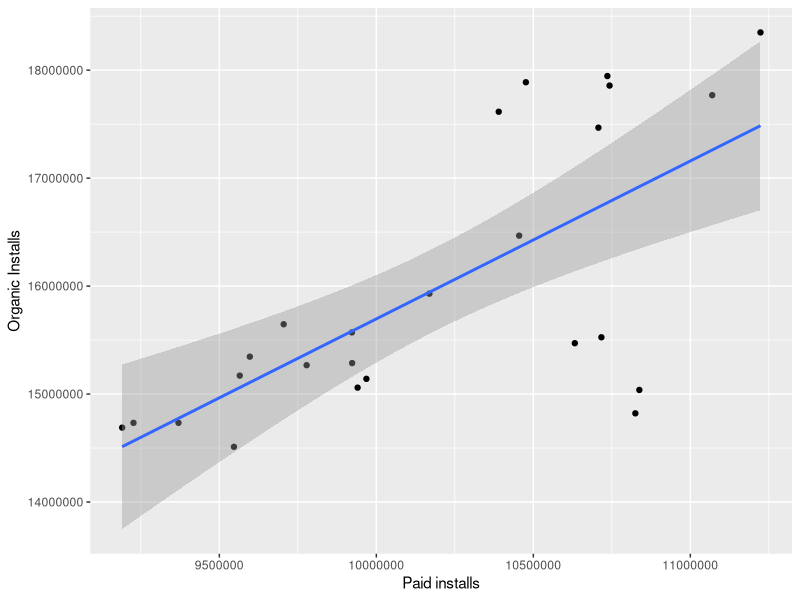

Here is the R script that generated this plot:
## ---- chunk 1
# clear our global environment
rm(list=ls())

# effectively prevent scientific notation e.g e+04
options(scipen = 999)
## ---- chunk 2
# Read in the data
data <- read.csv("data2.csv", header=TRUE)

# Feature construction
data$total <- data$paid + data$organic

# Examine if there is a fairly linear relationship between paid and organic
library(ggplot2)
ggplot(data = data, aes(x=paid, y=organic))+geom_point()+labs(x="Paid installs", y="Organic Installs", main="Paid vs Organic installs")+geom_smooth(method=lm)
## ---- chunk 3
fit <- lm(organic ~ paid, data = data)
summary(fit)
## ---- chunk 4
actual.o <- data$organic
pred.o <- fitted(fit)
comparison <- as.data.frame(cbind("Actual Organic"=actual.o, "Predicted Organic" = pred.o, "Difference (%)" = round(sqrt((actual.o-pred.o)^2)/actual.o*100, 2)))
comparison[1:25,]
## ---- chunk 5
data2 <- data[-c(21,22),]
fit2 <- lm(organic ~ paid, data = data2)
summary(fit2)
